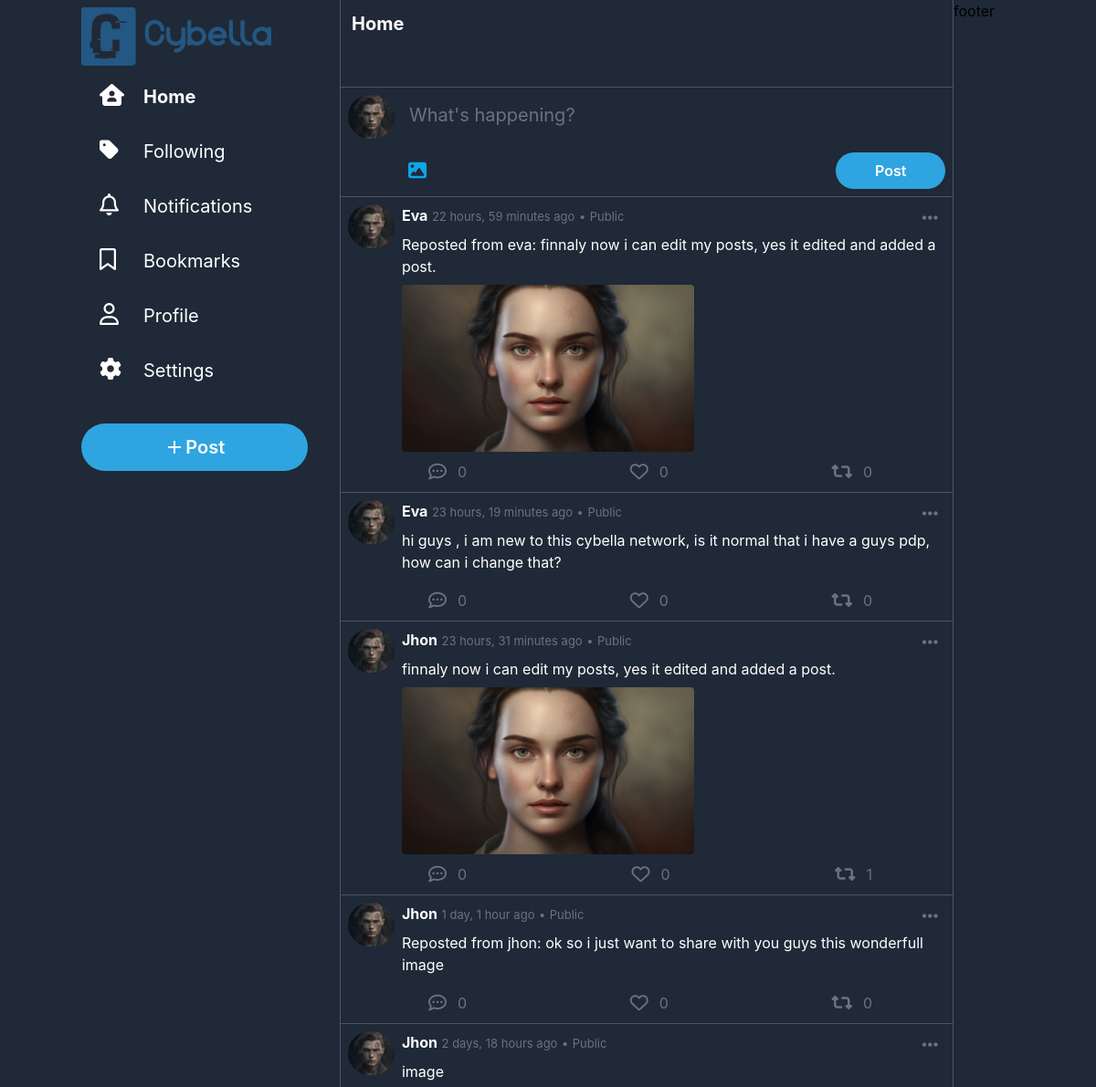
The app's page / (upper part), older data.
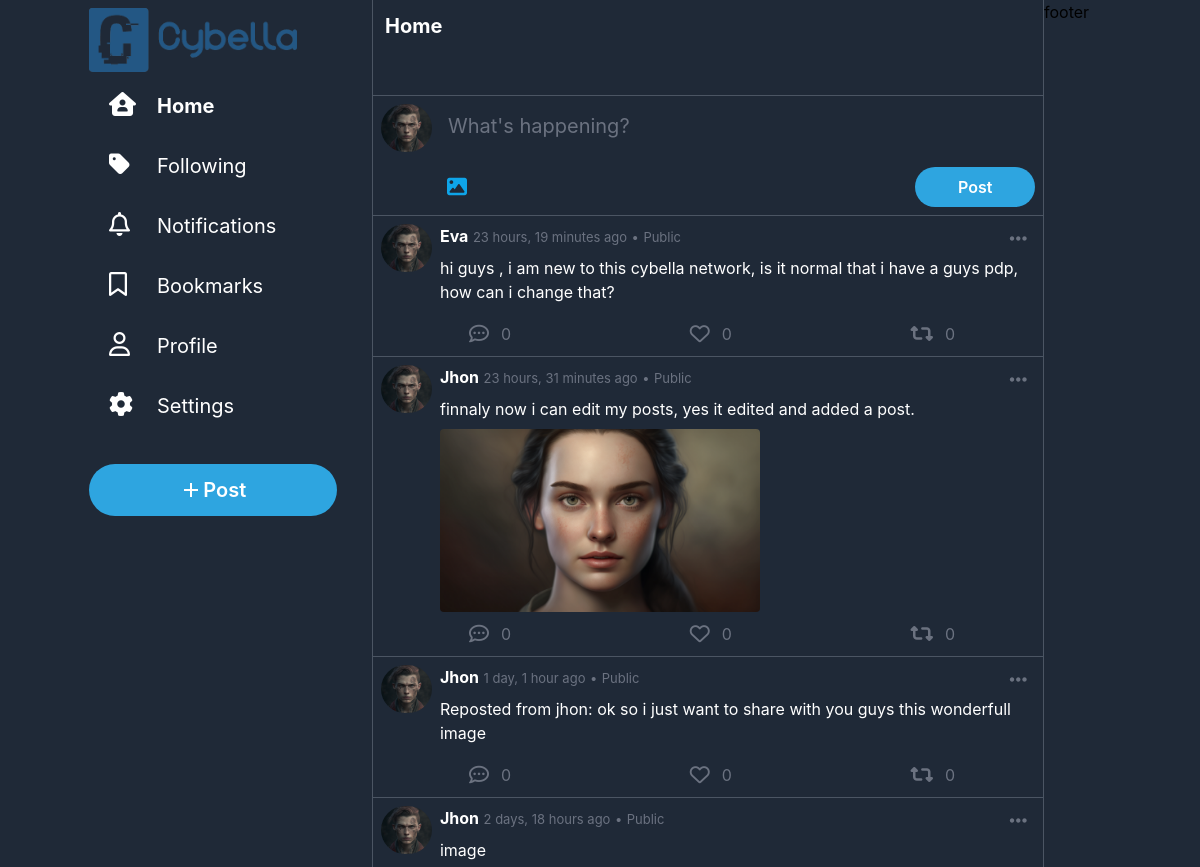
The same page, newer data.
### network/models.py (models this page shows, shortened)
class Post(models.Model):
    user = models.ForeignKey(User, on_delete=models.CASCADE, related_name="user")
    content = models.CharField(max_length=500)
    timestamp = models.DateTimeField(auto_now_add=True)
    likes = models.ManyToManyField(User, blank=True, related_name="liked_posts")
    images = models.ImageField(upload_to="network/images/posts", blank=True, null=True)
    repost = models.ForeignKey("self", on_delete=models.CASCADE, blank=True, null=True, related_name="reposts")
    parent_post = models.ForeignKey("self", on_delete=models.CASCADE, blank=True, null=True, related_name="comments")

class User(AbstractUser):
    picture = models.ImageField(upload_to="network/images/profile_pictures", blank=True, null=True,default="network/images/profile_pictures/default.png")
    followers = models.ManyToManyField("self", symmetrical=False, blank=True, related_name="following")
    bookmarks = models.ManyToManyField("Post", blank=True, related_name="bookmarked_by")
    def __str__(self):
        return f"{self.username}"

### network/views.py (the view)
# urls.py: path("", views.all_posts, name="index"),
def all_posts(request):
    if request.method == "POST":
        if request.user.is_authenticated:
            return new_post(request)
        else:
            return HttpResponseRedirect(reverse("login"))
    posts_list = Post.objects.order_by("-timestamp").all().filter(parent_post=None)
    paginator = Paginator(posts_list, 10)
    page = request.GET.get('page')
    posts = paginator.get_page(page)
    return render(request, "network/all_posts.html", {
        "posts": posts
    })

### network/templates/network/all_posts.html (shortened to what the changed rows need)
{% extends "network/layout.html" %}
{% load static %}
{% load custom_filters %}
{% block body %}
    {%for post in posts%}
        <div id="post{{post.id}}" class="w-full mx-auto bg-gray-800 pb-1 p-2 text-white border-b border-gray-600 hover:cursor-pointer hover:bg-slate-800">
            <div onclick="window.location.href='{% url 'post' post_id=post.id %}'" class="flex ">
                <img class="w-14 h-12 rounded-full mr-2" src="{{post.user.picture.url}}" alt="user Avatar">
                <div class="w-full">
                    <div class="flex justify-between">
                        <div>
                            <span class="font-bold">{{post.user|title}}</span>
                            <span class="text-gray-500 text-[13px]">{{post.timestamp|timesince}} ago</span>
                            <span class="text-gray-500 text-[13px]">•</span>
                            <span class="text-gray-500 text-[13px]">Public</span>
                        </div>
                        <div onclick="event.stopPropagation(); showOptions(this)"  class="relative hover:cursor-pointer rounded-full hover:bg-blue-600 hover:bg-opacity-20 px-2 py-1">
                            <i class="fa-solid fa-ellipsis-h text-xl text-gray-500  hover:text-blue-400"></i>
                        </div>
                    </div>
                    <div class="text-md w-full pl-0 pt-0 p-2  ">{{post.content}}</div>
                    {% if post.images %}
                        <div id="images-container" class="">
                            <img class="max-w-xs max-h-xs rounded" src="{{post.images.url}}" alt="post image">
                        </div>
                    {%endif%}
                </div>
            </div>
            <div class="flex justify-between mt-1 mx-20 text-gray-500">
                <div onclick="openCommentBox('{{post.user|title}}','{{post.timestamp|timesince}}','{{post.content}}','{{post.user.picture.url}}','{{post.id}}')" class="flex hover:text-blue-400 hover:cursor-pointer"><i class="fa-regular fa-comment-dots text-xl rounded-full hover:bg-blue-400 hover:bg-opacity-20 p-2 "></i><span class="mt-1.5 ml-1">{{post.comments.all.count}}</span></div>
                {% if user not in post.likes.all%}
                    <div id="like" onclick="like(this,{{post.id}})" class="flex hover:text-rose-400 hover:cursor-pointer"><i class="fa-regular fa-heart text-xl rounded-full hover:bg-rose-400 hover:bg-opacity-20 p-2"></i><span class="mt-1.5 ml-1">{{post.likes.count}}</span></div>
                {%else%}
                    <div id="like" onclick="like(this,{{post.id}})" class="flex hover:text-rose-400 hover:cursor-pointer text-rose-400"><i class="fa-solid fa-heart text-xl rounded-full hover:bg-rose-400 hover:bg-opacity-20 p-2"></i><span class="mt-1.5 ml-1">{{post.likes.count}}</span></div>
                {%endif%}
                {% if not user.is_authenticated or not post|is_reposted_by_user:user%}
                    <div id="repost" onclick="repost(this,{{post.id}})" class="flex hover:text-emerald-500 hover:cursor-pointer"><i class="fa-solid fa-retweet text-xl rounded-full hover:bg-emerald-500 hover:bg-opacity-20 p-2"></i><span class="mt-1.5 ml-1">{{post.reposts.count}}</span></div>
                {%else%}
                    <div id="repost" onclick="repost(this,{{post.id}})" class="flex text-emerald-500 hover:text-emerald-500 hover:cursor-pointer"><i class="fa-solid fa-retweet text-xl rounded-full hover:bg-emerald-500 hover:bg-opacity-20 p-2"></i><span class="mt-1.5 ml-1">{{post.reposts.count}}</span></div>
                {%endif%}
            </div>
        </div>
    {%endfor%}
{% endblock %}

Row changes from the older to the newer data that the page shows:
removed Post: user.picture (placeholder picture), user "Eva", timestamp "22 hours, 59 minutes", content "Reposted from eva: finnaly now i can edit my posts, yes it edited and added a post.", images (picture), comments.all.count "0", likes.count "0", reposts.count "0"
computed for Post "finnaly now i can edit my posts, yes it edited and added a post.": reposts.count "1" → "0"
